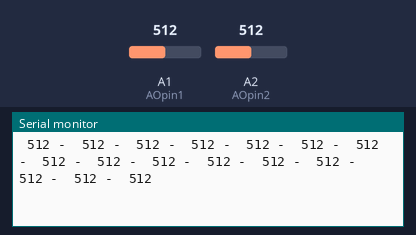
This sketch was run on a simulated Arduino Uno, built with avr-gcc and run on an emulated ATmega328P. On the bench: the last lines printed to the serial monitor. Inputs (shaded band) come from the test bench; at power-on: A2 (AOpin2) = 512, A1 (AOpin1) = 512.

Above: at 7.7 s.
7.8 s: A2 (AOpin2) set to 90
At 8.86 s:
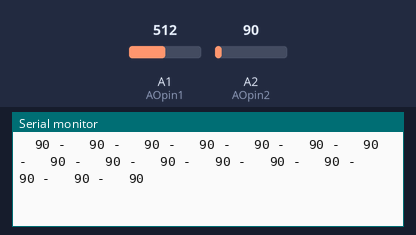
10.8 s: A2 (AOpin2) set to 109
At 11.46 s:
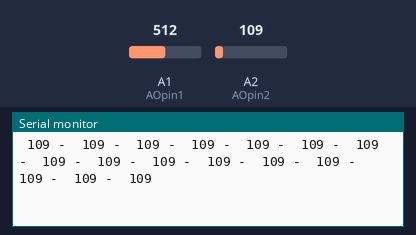

The sketch:

LinearSensorTest.ino
```cpp
// Parallel read of the linear sensor array TSL1402R (= the sensor with 256 photodiodes)
//-------------------------------------------------------------------------------------

// Define various ADC prescaler:
const unsigned char PS_32 = (1 << ADPS2) | (1 << ADPS0);
const unsigned char PS_128 = (1 << ADPS2) | (1 << ADPS1) | (1 << ADPS0);
int CLKpin = 12;    // <-- Arduino pin delivering the clock pulses to pin 3 (CLK) of the TSL1402R
int SIpin = 11;     // <-- Arduino pin delivering the SI (serial-input) pulse to pin 2 of the TSL1402R
int AOpin1 = A1;    // <-- Arduino pin connected to pin 4 (analog output 1)of the TSL1402R
int AOpin2 = A2;    // <-- Arduino pin connected to pin 8 (analog output 2)of the TSL1402R
int IntArray[256]; // <-- the array where the readout of the photodiodes is stored, as integers
int counter=0;

void setup()
{
  // Initialize two Arduino pins as digital output:
  pinMode(CLKpin, OUTPUT);
  pinMode(SIpin, OUTPUT);

  // To set up the ADC, first remove bits set by Arduino library, then choose
  // a prescaler: PS_16, PS_32, PS_64 or PS_128:
  ADCSRA &= ~PS_128;
  ADCSRA |= PS_32; // <-- Using PS_32 makes a single ADC conversion take ~30 us

  // Next, assert default setting:
  analogReference(DEFAULT);

  // Set all IO pins low:
  for( int i=0; i< 14; i++ )
  {
    digitalWrite(i, LOW);
  }

  Serial.begin(115200);

}

void loop()
{
  counter++;
  resetClockPulse();
  for(int i=0; i < 128; i++)
  {
    IntArray[i] = analogRead(AOpin1);
    IntArray[i+128] = analogRead(AOpin2);
    clockPulse();
  }

  if (counter==20) {
    printResult(false);
    counter=0;
  }


resetClockPulse();
  for(int i = 0; i < 260; i++)
  {
    clockPulse();
  }

/*
  for(int i=0; i < 4192; i++) {
    clockPulse();
  }
*/
}

// This function generates an outgoing clock pulse from the Arduino digital pin 'CLKpin'. This clock
// pulse is fed into pin 3 of the linear sensor:
void clockPulse()
{
  delayMicroseconds(5);
  digitalWrite(CLKpin, HIGH);
  delayMicroseconds(5);
  digitalWrite(CLKpin, LOW);
}

void resetClockPulse() {
  delayMicroseconds(5);
  digitalWrite(SIpin, HIGH);
  delayMicroseconds(5);
  digitalWrite(CLKpin, HIGH);
  delayMicroseconds(5);
  digitalWrite(SIpin, LOW);
  delayMicroseconds(5);
  digitalWrite(CLKpin, LOW);
}


void printResult(boolean printId) {
  Serial.println("V1");
  // Next, send the measurement stored in the array to host computer using serial (rs-232).
  // communication. This takes ~80 ms during whick time no clock pulses reaches the sensor.
  // No integration is taking place during this time from the photodiodes as the integration
  // begins first after the 18th clock pulse after a SI pulse is inserted:
  for(int i = 0; i < 256; i++)
  {
    if (printId) {
      if (i<10) Serial.print(" ");
      if (i<100) Serial.print(" ");
      Serial.print(i);
      Serial.print(" : ");
    }
    if (IntArray[i]<10) Serial.print(" ");
    if (IntArray[i]<100) Serial.print(" ");
    if (IntArray[i]<1000) Serial.print(" ");
    Serial.print(IntArray[i]);

    if (i%16 == 15) {
      Serial.println("");
    }
    else {
      Serial.print(" - ");
    }
  }
  Serial.println(""); // <-- Send a linebreak to indicate the measurement is transmitted.
}
```

Measured:
- the behaviour switches between 99 and 100 on A2 (AOpin2) (found by bisection; images 1 and 2)
- after the input at 7.8 s, the serial monitor: prints a new line after 0.36 s (image 1)
- after the input at 10.8 s, the serial monitor: prints a new line after 0.39 s (image 2)
